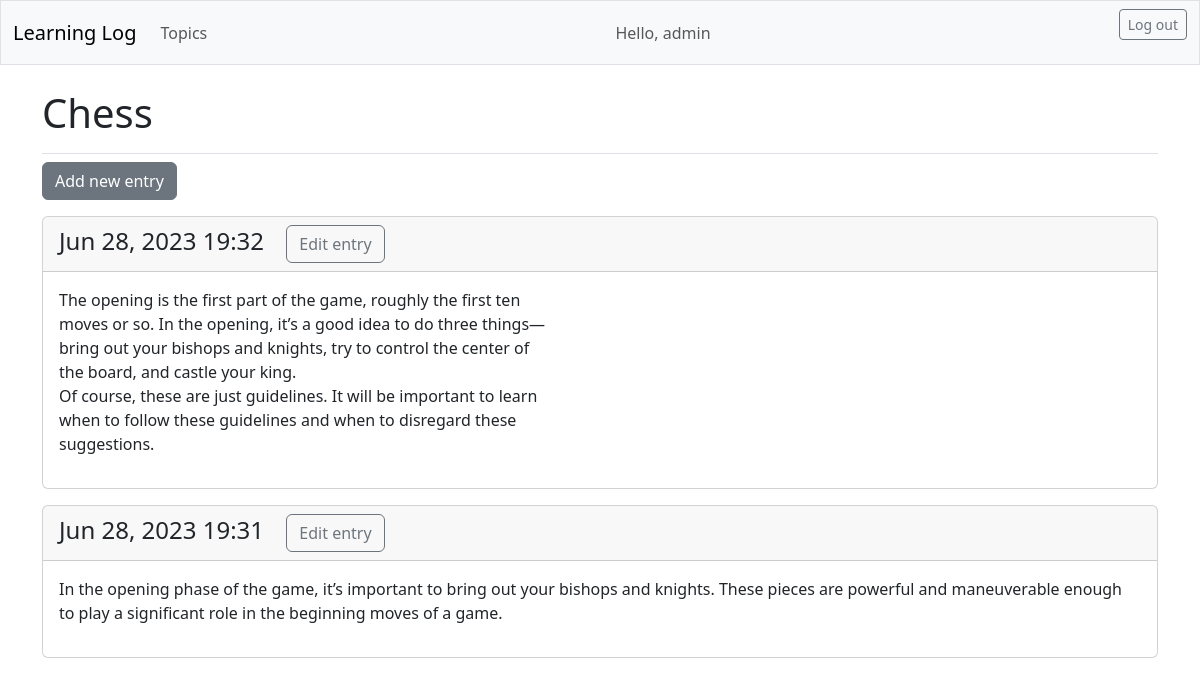
The page /topics/1/ (signed in) on the database its author committed.
### learning_logs/models.py (models this page shows, shortened)
class Topic(models.Model):
    text = models.CharField(max_length=200)
    date_added = models.DateTimeField(auto_now_add=True)
    owner = models.ForeignKey(User, on_delete=models.CASCADE)

class Entry(models.Model):
    topic = models.ForeignKey(Topic, on_delete=models.CASCADE)
    text = models.TextField()
    date_added = models.DateTimeField(auto_now_add=True)
    class Meta:
        verbose_name_plural = "entries"

### learning_logs/views.py (the view)
# urls.py: path("topics/<int:topic_id>/", views.topic, name="topic"),
@login_required
def topic(request, topic_id):
    topic = Topic.objects.get(id=topic_id)
    check_topic_owner(request, topic)
    entries = topic.entry_set.order_by("-date_added")
    context = {"topic": topic, "entries": entries}
    return render(request, "learning_logs/topic.html", context)

### learning_logs/views.py (called while the page is built)
def check_topic_owner(request, topic):
    if topic.owner != request.user:
        raise Http404

### learning_logs/templates/learning_logs/topic.html
{% extends 'learning_logs/base.html' %}
{% block page_header %}
  <h1>{{topic.text}}</h1>
{% endblock page_header %}
{% block content %}
  <p>
    <a href="{% url 'learning_logs:new_entry' topic.id %}" class="btn btn-secondary">Add new entry</a>
  </p>
  {% for entry in entries %}
    <div class="card mb-3">
      <h4 class="card-header">
        {{entry.date_added|date:'M d, Y H:i'}}
        <small><a href="{% url 'learning_logs:edit_entry' entry.id %}" class="btn btn-outline-secondary mx-3">Edit entry</a></small>
      </h4>
      <div class="card-body">{{entry.text|linebreaks}}</div>
    </div>
    {% empty %}
      <p>There are no entries for this topic yet</p>
    {% endfor %}
{% endblock content %}

### learning_logs/templates/learning_logs/base.html (shortened to what this page needs)
<!doctype>
<html lang="pl">
<head>
  {% load django_bootstrap5 %}
  {% bootstrap_css %}
</head>
<body>
  <nav class="navbar navbar-expand-md navbar-light bg-light mb-4 border">
    <div class="container-fluid">
      <a class="navbar-brand" href="{% url 'learning_logs:index' %}">Learning Log</a>
      <div class="collapse navbar-collapse" id="navbarCollapse">
        <ul class="navbar-nav me-auto mb-2 mb-md-0">
          <li class="nav-item">
            <a class="nav-link" href="{% url 'learning_logs:topics' %}">Topics</a>
          </li>
        </ul>
        <ul class="navbar-nav me-auto mb-2 mb-md-0" >
          {% if user.is_authenticated %}
            <li class="nav-item">
              <span class="navbar-text me-2">Hello, {{user.username}}</span>
            </li>
          {% endif %}
        </ul>
        {% if user.is_authenticated %}
          <form action="{% url 'accounts:logout' %}" method="post">
            <button name="submit" class="btn btn-outline-secondary btn-sm ">Log out</button>
          </form>
        {% endif %}
      </div>
    </div>
  </nav>
  <main class="container">
    <div class="pb-2 mb-2 border-bottom">
      {% block page_header %}{% endblock page_header %}
    </div>
    <div>
      {% block content %}{% endblock content %}
    </div>
  </main>
</body>
</html>

### rows shown on the page
Topic: text "Chess"
Entry: date_added "Jun 28, 2023 19:32", text "The opening is the first part of the game, roughly the first ten moves or so. In the opening, it’s a good idea to do three things— bring out your bishops and knights, try to control the center of the board, and castle your king. Of course, these are just guidelines. It will be important to learn when to follow these guidelines and when to disregard these suggestions."
Entry: date_added "Jun 28, 2023 19:31", text "In the opening phase of the game, it’s important to bring out your bishops and knights. These pieces are powerful and maneuverable enough to play a significant role in the beginning moves of a game."

### other values the page prints
{{ user.username }} "admin"
